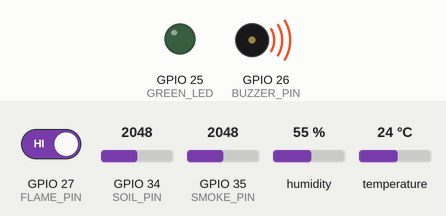
The sketch below on a simulated ESP32. On the bench: output pins drawn as LEDs (lit = HIGH), buzzer (waves = sounding, pin HIGH). The test bench sets the inputs (shaded band); at power-on: GPIO 35 (SMOKE_PIN) = 2048, GPIO 27 (FLAME_PIN) HIGH, GPIO 34 (SOIL_PIN) = 2048, humidity 55 %, temperature 24 °C. WiFi joins after 1.5 s; servers stay silent unless stated; what the sketch prints to the serial monitor is not drawn.

Above: at 3.0 s.
3.1 s: GPIO 35 (SMOKE_PIN) set to 1555
9.3 s: GPIO 35 (SMOKE_PIN) set to 1436
At 13.3 s:
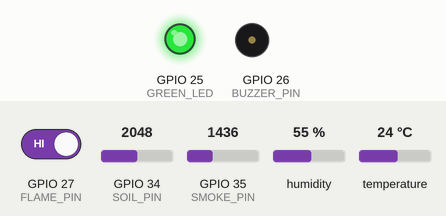
At 13.7 s:
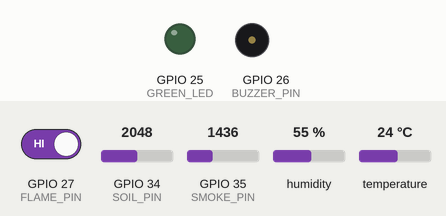
38.5 s: GPIO 27 (FLAME_PIN) driven LOW
At 43.7 s:
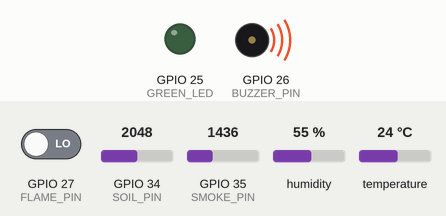
Timing chart, 0 to 45.2 s (numbered marks = the images above; inputs shaded):
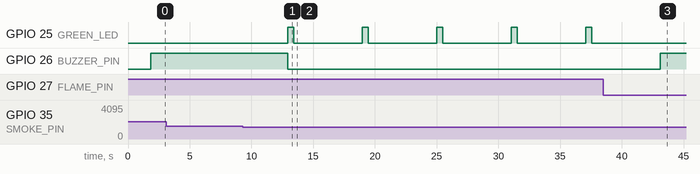

The sketch:

FARM_GAURD.ino
```cpp
#define BLYNK_TEMPLATE_ID "TMPL3cbvD9-Hw"
#define BLYNK_TEMPLATE_NAME "Farm Guard"
#define BLYNK_AUTH_TOKEN "kWToogFCGaR2JS_-8_PwtvqXljyDqos9"

#include <WiFi.h>
#include <BlynkSimpleEsp32.h>
#include <DHT.h>

// WiFi Credentials
char ssid[] = "Maran";
char pass[] = "maran11187";

// ---------- Pins ----------
#define DHTPIN 4
#define DHTTYPE DHT11

#define SOIL_PIN 34
#define SMOKE_PIN 35
#define FLAME_PIN 27
#define BUZZER_PIN 26
#define GREEN_LED 25

DHT dht(DHTPIN, DHTTYPE);

// ---------- Notification Flags ----------
bool fireSent = false;
bool smokeSent = false;
bool tempSent = false;

// ---------- Fire Detection Stability ----------
int flameLowCount = 0;
bool fireConfirmed = false;

void setup() {

  Serial.begin(115200);

  dht.begin();

  pinMode(FLAME_PIN, INPUT);
  pinMode(BUZZER_PIN, OUTPUT);
  pinMode(GREEN_LED, OUTPUT);

  digitalWrite(BUZZER_PIN, LOW);
  digitalWrite(GREEN_LED, LOW);

  Serial.println("===== SMART FARM GUARDIAN =====");

  // Connect to WiFi & Blynk
  Blynk.begin(BLYNK_AUTH_TOKEN, ssid, pass);
}

void loop() {

  // Run Blynk
  Blynk.run();

  float temperature = dht.readTemperature();
  float humidity = dht.readHumidity();

  int soilValue = analogRead(SOIL_PIN);
  int smokeValue = analogRead(SMOKE_PIN);
  int flameValue = digitalRead(FLAME_PIN);

  // Convert Soil Value to Percentage
  int soilPercent = map(soilValue, 4095, 0, 0, 100);
  soilPercent = constrain(soilPercent, 0, 100);

  // ---------- Send Sensor Values to Blynk ----------
  Blynk.virtualWrite(V0, soilPercent);
  Blynk.virtualWrite(V1, temperature);
  Blynk.virtualWrite(V2, humidity);
  Blynk.virtualWrite(V3, smokeValue);

  bool danger = false;

  // ---------- DHT ----------
  Serial.print("🌡 Temperature : ");
  Serial.print(temperature);
  Serial.println(" °C");

  // Temperature Status
  if (temperature < 35) {
    Serial.println("Temperature Status : NORMAL");
    Blynk.virtualWrite(V7, "Normal");
    tempSent = false;
  }
  else if (temperature <= 45) {
    Serial.println("Temperature Status : HIGH");
    Blynk.virtualWrite(V7, "High");
    tempSent = false;
  }
  else {
    Serial.println("Temperature Status : DANGER");
    Blynk.virtualWrite(V7, "Danger");

    if (!tempSent) {
      Blynk.logEvent("temperature_alert");
      tempSent = true;
    }
  }

  Serial.print("💧 Humidity : ");
  Serial.print(humidity);
  Serial.println(" %");

  // Humidity Status
  if (humidity < 30) {
    Serial.println("Humidity Status : DRY AIR");
    Blynk.virtualWrite(V8, "Dry Air");
  }
  else if (humidity <= 70) {
    Serial.println("Humidity Status : GOOD");
    Blynk.virtualWrite(V8, "Good");
  }
  else {
    Serial.println("Humidity Status : VERY HUMID");
    Blynk.virtualWrite(V8, "Very Humid");
  }

  // ---------- Soil ----------
  Serial.print("🌱 Soil Moisture : ");
  Serial.print(soilPercent);
  Serial.println(" %");

  // Soil Status
  if (soilPercent >= 80) {
    Serial.println("Soil Status : VERY WET");
    Blynk.virtualWrite(V9, "Very Wet");
  }
  else if (soilPercent >= 60) {
    Serial.println("Soil Status : GOOD");
    Blynk.virtualWrite(V9, "Good");
  }
  else if (soilPercent >= 30) {
    Serial.println("Soil Status : DRY");
    Blynk.virtualWrite(V9, "Dry");
  }
  else {
    Serial.println("Soil Status : WATER NEEDED");
    Blynk.virtualWrite(V9, "Water Needed");
  }

  // ---------- Smoke ----------
  Serial.print("💨 Smoke Value : ");
  Serial.println(smokeValue);

  // Smoke Status
  if (smokeValue < 800) {
    Serial.println("Smoke Status : NORMAL");
    Blynk.virtualWrite(V5, "Normal");
    smokeSent = false;
  }
  else if (smokeValue < 1500) {
    Serial.println("Smoke Status : HIGH SMOKE");
    Blynk.virtualWrite(V5, "High Smoke");
    smokeSent = false;
  }
  else {
    Serial.println("Smoke Status : SMOKE DETECTED");
    Blynk.virtualWrite(V5, "Smoke Detected");
    danger = true;

    if (!smokeSent) {
      Blynk.logEvent("smoke_alert");
      smokeSent = true;
    }
  }

  // ---------- Flame ----------
  // Your sensor:
  // 1 = No Fire
  // 0 = Fire

  if (flameValue == LOW) {

    // Count consecutive LOW readings
    flameLowCount++;

    Serial.print("🔥 Flame sensor LOW - confirmation ");
    Serial.print(flameLowCount);
    Serial.println("/1");

    // Confirm fire only after 2 consecutive LOW readings
    if (flameLowCount >= 1) {

      fireConfirmed = true;

      Serial.println("🔥 FIRE CONFIRMED!");

      Blynk.virtualWrite(V6, "Fire Detected");

      danger = true;

      if (!fireSent) {
        Blynk.logEvent("fire_alert");
        fireSent = true;
      }
    }

  }
  else {

    // Sensor is HIGH = no fire
    flameLowCount = 0;
    fireConfirmed = false;

    Serial.println("🔥 Fire Status : SAFE");

    Blynk.virtualWrite(V6, "SAFE");

    fireSent = false;
  }

  // ---------- High Temperature ----------
  if (temperature > 45) {
    Serial.println("🌡 High Temperature!");
    danger = true;
  }

  // ---------- Fire Alert LED on Blynk ----------
  if (danger) {
    Blynk.virtualWrite(V4, 1);
  }
  else {
    Blynk.virtualWrite(V4, 0);
  }

  // ---------- Buzzer & Green LED ----------
  if (danger) {

    // Buzzer ON
    digitalWrite(BUZZER_PIN, HIGH);

    // Green LED OFF during danger
    digitalWrite(GREEN_LED, LOW);

    delay(500);

  }
  else {

    // Buzzer OFF
    digitalWrite(BUZZER_PIN, LOW);

    // Green LED Blinks in normal condition
    digitalWrite(GREEN_LED, HIGH);
    delay(500);

    digitalWrite(GREEN_LED, LOW);
    delay(500);
  }

  Serial.println("----------------------------");
  delay(5000);
}
```

Measured:
- the behaviour switches between 1500 and 1499 on GPIO 35 (SMOKE_PIN) (found by bisection; images 0 and 1)
- after the input at 3.1 s, every drawn part: stays the same
- after the input at 9.3 s, GPIO 25 (GREEN_LED): alternates HIGH for 0.50 s and LOW for 5.5 s, starting after 3.6 s; GPIO 26 (BUZZER_PIN): HIGH → LOW after 3.6 s
- after the input at 38.5 s, GPIO 25 (GREEN_LED): stops changing and stays LOW; GPIO 26 (BUZZER_PIN): LOW → HIGH after 4.6 s
